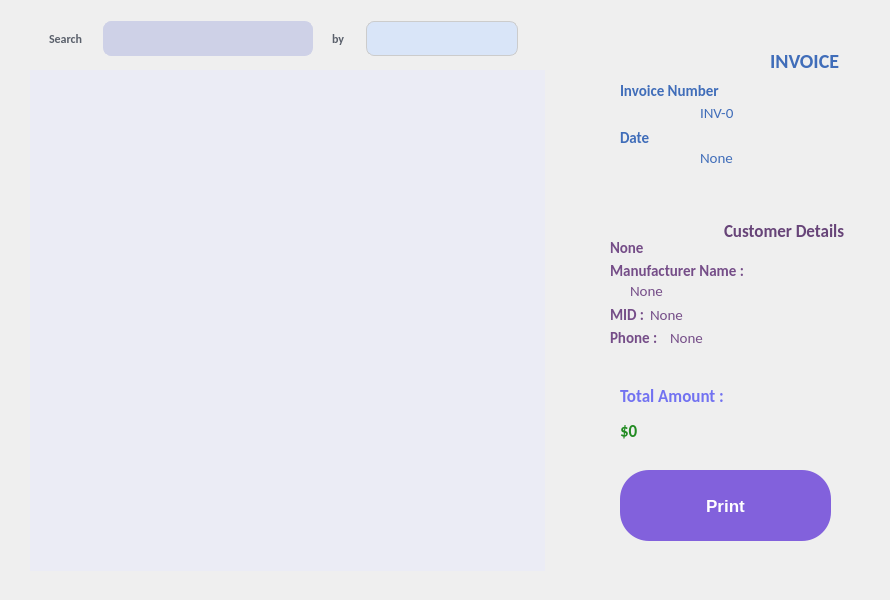
<?xml version="1.0" encoding="UTF-8"?>
<ui version="4.0">
 <class>sale_invoice_window</class>
 <widget class="QDialog" name="sale_invoice_window">
  <property name="geometry">
   <rect>
    <x>0</x>
    <y>0</y>
    <width>890</width>
    <height>600</height>
   </rect>
  </property>
  <property name="sizePolicy">
   <sizepolicy hsizetype="Preferred" vsizetype="Preferred">
    <horstretch>0</horstretch>
    <verstretch>0</verstretch>
   </sizepolicy>
  </property>
  <property name="minimumSize">
   <size>
    <width>890</width>
    <height>600</height>
   </size>
  </property>
  <property name="maximumSize">
   <size>
    <width>890</width>
    <height>600</height>
   </size>
  </property>
  <property name="windowTitle">
   <string>Dialog</string>
  </property>
  <property name="styleSheet">
   <string notr="true">QDialog #sale_invoice_window {
	background-image : url(:/Images/InvoiceWindowBackground.png);
}</string>
  </property>
  <widget class="QWidget" name="rightWidget" native="true">
   <property name="geometry">
    <rect>
     <x>580</x>
     <y>20</y>
     <width>290</width>
     <height>550</height>
    </rect>
   </property>
   <property name="minimumSize">
    <size>
     <width>290</width>
     <height>550</height>
    </size>
   </property>
   <property name="maximumSize">
    <size>
     <width>290</width>
     <height>550</height>
    </size>
   </property>
   <property name="styleSheet">
    <string notr="true">#rightWidget {
	background-image : url(:/Images/InvoiceRightWidgetBackground.png);
	border-radius : 20px;
}</string>
   </property>
   <widget class="QWidget" name="customerDetailsWidget" native="true">
    <property name="geometry">
     <rect>
      <x>20</x>
      <y>190</y>
      <width>250</width>
      <height>150</height>
     </rect>
    </property>
    <property name="styleSheet">
     <string notr="true">#customerDetailsWidget {
	background-image : url(:/Images/InvoiceUserDetailsBackground.png);
	border-radius : 20px;
}</string>
    </property>
    <widget class="QLabel" name="label_6">
     <property name="geometry">
      <rect>
       <x>124</x>
       <y>10</y>
       <width>121</width>
       <height>21</height>
      </rect>
     </property>
     <property name="styleSheet">
      <string notr="true">font-family: Calibri;
font-size: 17px;
color: #674478;
font-weight: bold;
text-transform: none;</string>
     </property>
     <property name="text">
      <string>Customer Details</string>
     </property>
    </widget>
    <widget class="QLabel" name="LB_MID">
     <property name="geometry">
      <rect>
       <x>50</x>
       <y>95</y>
       <width>141</width>
       <height>19</height>
      </rect>
     </property>
     <property name="styleSheet">
      <string notr="true">font-family: Calibri;
font-size: 15px;
color: #754d88;
font-weight: normal;
text-transform: none;</string>
     </property>
     <property name="text">
      <string>None</string>
     </property>
    </widget>
    <widget class="QLabel" name="LB_phone">
     <property name="geometry">
      <rect>
       <x>70</x>
       <y>120</y>
       <width>141</width>
       <height>16</height>
      </rect>
     </property>
     <property name="styleSheet">
      <string notr="true">font-family: Calibri;
font-size: 15px;
color: #754d88;
font-weight: normal;
text-transform: none;</string>
     </property>
     <property name="text">
      <string>None</string>
     </property>
    </widget>
    <widget class="QLabel" name="label_7">
     <property name="geometry">
      <rect>
       <x>10</x>
       <y>50</y>
       <width>191</width>
       <height>21</height>
      </rect>
     </property>
     <property name="styleSheet">
      <string notr="true">font-family: Calibri;
font-size: 15px;
color: #754d88;
font-weight: bold;
text-transform: none;</string>
     </property>
     <property name="text">
      <string>Manufacturer Name :</string>
     </property>
    </widget>
    <widget class="QLabel" name="LB_customerName">
     <property name="geometry">
      <rect>
       <x>10</x>
       <y>30</y>
       <width>131</width>
       <height>16</height>
      </rect>
     </property>
     <property name="styleSheet">
      <string notr="true">font-family: Calibri;
font-size: 15px;
color: #754d88;
font-weight: bold;
text-transform: none;</string>
     </property>
     <property name="text">
      <string>None</string>
     </property>
    </widget>
    <widget class="QLabel" name="label_9">
     <property name="geometry">
      <rect>
       <x>10</x>
       <y>95</y>
       <width>41</width>
       <height>19</height>
      </rect>
     </property>
     <property name="styleSheet">
      <string notr="true">font-family: Calibri;
font-size: 15px;
color: #754d88;
font-weight: bold;
text-transform: none;</string>
     </property>
     <property name="text">
      <string>MID : </string>
     </property>
    </widget>
    <widget class="QLabel" name="LB_manufacturerName">
     <property name="geometry">
      <rect>
       <x>30</x>
       <y>70</y>
       <width>201</width>
       <height>21</height>
      </rect>
     </property>
     <property name="styleSheet">
      <string notr="true">font-family: Calibri;
font-size: 15px;
color: #754d88;
font-weight: normal;
text-transform: none;</string>
     </property>
     <property name="text">
      <string>None</string>
     </property>
    </widget>
    <widget class="QLabel" name="label_13">
     <property name="geometry">
      <rect>
       <x>10</x>
       <y>120</y>
       <width>81</width>
       <height>16</height>
      </rect>
     </property>
     <property name="styleSheet">
      <string notr="true">font-family: Calibri;
font-size: 15px;
color: #754d88;
font-weight: bold;
text-transform: none;</string>
     </property>
     <property name="text">
      <string>Phone :</string>
     </property>
    </widget>
   </widget>
   <widget class="QWidget" name="invoiceDetailsWidget" native="true">
    <property name="geometry">
     <rect>
      <x>20</x>
      <y>20</y>
      <width>250</width>
      <height>140</height>
     </rect>
    </property>
    <property name="styleSheet">
     <string notr="true">#invoiceDetailsWidget {
	background-image : url(:/Images/InvoiceDetailsBackground.png);
	border-radius : 20px;
}</string>
    </property>
    <widget class="QLabel" name="label">
     <property name="geometry">
      <rect>
       <x>20</x>
       <y>40</y>
       <width>141</width>
       <height>21</height>
      </rect>
     </property>
     <property name="styleSheet">
      <string notr="true">font-family: Calibri;
font-size: 15px;
color: #406db9;
font-weight: bold;
text-transform: none;</string>
     </property>
     <property name="text">
      <string>Invoice Number</string>
     </property>
    </widget>
    <widget class="QLabel" name="LB_invoiceNumber">
     <property name="geometry">
      <rect>
       <x>100</x>
       <y>65</y>
       <width>91</width>
       <height>16</height>
      </rect>
     </property>
     <property name="styleSheet">
      <string notr="true">font-family: Calibri;
font-size: 15px;
color: #406db9;
font-weight: normal;
text-transform: none;</string>
     </property>
     <property name="text">
      <string>INV-0</string>
     </property>
    </widget>
    <widget class="QLabel" name="label_3">
     <property name="geometry">
      <rect>
       <x>20</x>
       <y>90</y>
       <width>101</width>
       <height>16</height>
      </rect>
     </property>
     <property name="styleSheet">
      <string notr="true">font-family: Calibri;
font-size: 15px;
color: #406db9;
font-weight: bold;
text-transform: none;</string>
     </property>
     <property name="text">
      <string>Date </string>
     </property>
    </widget>
    <widget class="QLabel" name="LB_date">
     <property name="geometry">
      <rect>
       <x>100</x>
       <y>110</y>
       <width>101</width>
       <height>16</height>
      </rect>
     </property>
     <property name="styleSheet">
      <string notr="true">font-family: Calibri;
font-size: 15px;
color: #406db9;
font-weight: normal;
text-transform: none;</string>
     </property>
     <property name="text">
      <string>None</string>
     </property>
    </widget>
    <widget class="QLabel" name="label_5">
     <property name="geometry">
      <rect>
       <x>450</x>
       <y>20</y>
       <width>37</width>
       <height>12</height>
      </rect>
     </property>
     <property name="text">
      <string>TextLabel</string>
     </property>
    </widget>
    <widget class="QLabel" name="label_19">
     <property name="geometry">
      <rect>
       <x>170</x>
       <y>10</y>
       <width>71</width>
       <height>21</height>
      </rect>
     </property>
     <property name="styleSheet">
      <string notr="true">font-family: Calibri;
font-size: 20px;
color: #406db9;
font-weight: bold;
text-transform: none;</string>
     </property>
     <property name="text">
      <string>INVOICE</string>
     </property>
    </widget>
   </widget>
   <widget class="QPushButton" name="PB_print">
    <property name="geometry">
     <rect>
      <x>40</x>
      <y>450</y>
      <width>211</width>
      <height>71</height>
     </rect>
    </property>
    <property name="cursor">
     <cursorShape>PointingHandCursor</cursorShape>
    </property>
    <property name="styleSheet">
     <string notr="true">QPushButton {
	background-color:#8261dc;
	border-radius:29px;
	display:inline-block;
	cursor:pointer;
	color:#ffffff;
	font-family:Arial;
	font-size:17px;
	font-weight:bold;
	padding:21px 45px;
	text-decoration:none;
	text-shadow:0px 1px 0px #2f6627;
}

QPushButton:hover {
	background-color:#a38be5;
}

QPushButton:active {
		position:relative;
	top:1px;
}
</string>
    </property>
    <property name="text">
     <string>Print</string>
    </property>
   </widget>
   <widget class="QLabel" name="label_14">
    <property name="geometry">
     <rect>
      <x>40</x>
      <y>350</y>
      <width>111</width>
      <height>51</height>
     </rect>
    </property>
    <property name="styleSheet">
     <string notr="true">font-family: Calibri;
font-size: 17px;
color: #7272f1;
font-weight: bold;
text-transform: none;</string>
    </property>
    <property name="text">
     <string>Total Amount : </string>
    </property>
   </widget>
   <widget class="QLabel" name="LB_amount">
    <property name="geometry">
     <rect>
      <x>40</x>
      <y>390</y>
      <width>211</width>
      <height>41</height>
     </rect>
    </property>
    <property name="styleSheet">
     <string notr="true">font-family: Calibri;
font-size: 17px;
color: #228b22;
font-weight: bold;
text-transform: none;</string>
    </property>
    <property name="text">
     <string>$0</string>
    </property>
   </widget>
  </widget>
  <widget class="QTableView" name="TV_items">
   <property name="geometry">
    <rect>
     <x>30</x>
     <y>70</y>
     <width>515</width>
     <height>501</height>
    </rect>
   </property>
   <property name="styleSheet">
    <string notr="true">QTableView {
	background-color : #ebecf5;
	border-radius : 10 px;
}

QScrollBar:vertical {
  background-color: #d3d3d3; /* Change to the desired color */
}

QScrollBar::handle:vertical {
  background-color: #c5b4ee; /* Change to the desired color */
}
</string>
   </property>
  </widget>
  <widget class="QWidget" name="layoutWidget">
   <property name="geometry">
    <rect>
     <x>30</x>
     <y>20</y>
     <width>511</width>
     <height>37</height>
    </rect>
   </property>
   <layout class="QHBoxLayout" name="horizontalLayout_2">
    <property name="spacing">
     <number>0</number>
    </property>
    <item>
     <widget class="QLabel" name="LB_search">
      <property name="sizePolicy">
       <sizepolicy hsizetype="Maximum" vsizetype="Maximum">
        <horstretch>0</horstretch>
        <verstretch>0</verstretch>
       </sizepolicy>
      </property>
      <property name="minimumSize">
       <size>
        <width>35</width>
        <height>35</height>
       </size>
      </property>
      <property name="maximumSize">
       <size>
        <width>35</width>
        <height>35</height>
       </size>
      </property>
      <property name="styleSheet">
       <string notr="true">font-family: Calibri;
font-size: 12px;
color: #5a606b;
font-weight: bold;
text-transform: none;</string>
      </property>
      <property name="text">
       <string>Search</string>
      </property>
     </widget>
    </item>
    <item>
     <widget class="QLineEdit" name="LE_search">
      <property name="minimumSize">
       <size>
        <width>210</width>
        <height>35</height>
       </size>
      </property>
      <property name="maximumSize">
       <size>
        <width>210</width>
        <height>35</height>
       </size>
      </property>
      <property name="styleSheet">
       <string notr="true">QLineEdit {
	background-color: #ced1e7;
	border-radius:8px;
	border:1px solid #ced1e7;
	display:inline-block;
	cursor:text;
	color : #2c2c3b;
	font-family:Impactl;
	font-size:10px;
	font-weight:bold;
	padding:10px 10px;
}
</string>
      </property>
     </widget>
    </item>
    <item>
     <widget class="QLabel" name="LB_by">
      <property name="sizePolicy">
       <sizepolicy hsizetype="Maximum" vsizetype="Maximum">
        <horstretch>0</horstretch>
        <verstretch>0</verstretch>
       </sizepolicy>
      </property>
      <property name="minimumSize">
       <size>
        <width>15</width>
        <height>35</height>
       </size>
      </property>
      <property name="maximumSize">
       <size>
        <width>15</width>
        <height>35</height>
       </size>
      </property>
      <property name="styleSheet">
       <string notr="true">font-family: Calibri;
font-size: 12px;
color: #5a606b;
font-weight: bold;
text-transform: none;</string>
      </property>
      <property name="text">
       <string>by</string>
      </property>
     </widget>
    </item>
    <item>
     <widget class="QComboBox" name="CB_searchBy">
      <property name="minimumSize">
       <size>
        <width>152</width>
        <height>35</height>
       </size>
      </property>
      <property name="maximumSize">
       <size>
        <width>135</width>
        <height>35</height>
       </size>
      </property>
      <property name="cursor">
       <cursorShape>PointingHandCursor</cursorShape>
      </property>
      <property name="styleSheet">
       <string notr="true">QComboBox {
    /* Background and Border */
    background-color: #d9e5f8;
    border: 1px solid #CCCCCC;
    border-radius: 8px;
    padding: 8px 10px;
    min-width: 130px;
}

QComboBox::drop-down {
    /* Dropdown Arrow */
    subcontrol-origin: padding;
    subcontrol-position: right;
    width: 30px;
    border-left-width: 0px;
    border-left-color: #CCCCCC;
    border-left-style: solid;
    border-top-right-radius: 3px;
    border-bottom-right-radius: 4px;
    background: transparent;
}

QComboBox::down-arrow {
    /* Dropdown Arrow Icon */
    image: url(:/Images/icons/downChevronComboBox.png);
}

QComboBox QAbstractItemView {
    /* Dropdown List */
    background-color: #FFFFFF;
    border: 1px solid #CCCCCC;
    border-radius: 4px;
    padding: 2px;
    outline: none;
}

QComboBox QAbstractItemView::item {
    /* List Item */
    padding: 4px 8px;
}

QComboBox QAbstractItemView::item:hover {
    /* Hovered Item */
    background-color: #999fff;
	border-radius: 8px;
}

</string>
      </property>
     </widget>
    </item>
   </layout>
  </widget>
 </widget>
 <resources/>
 <connections/>
</ui>
